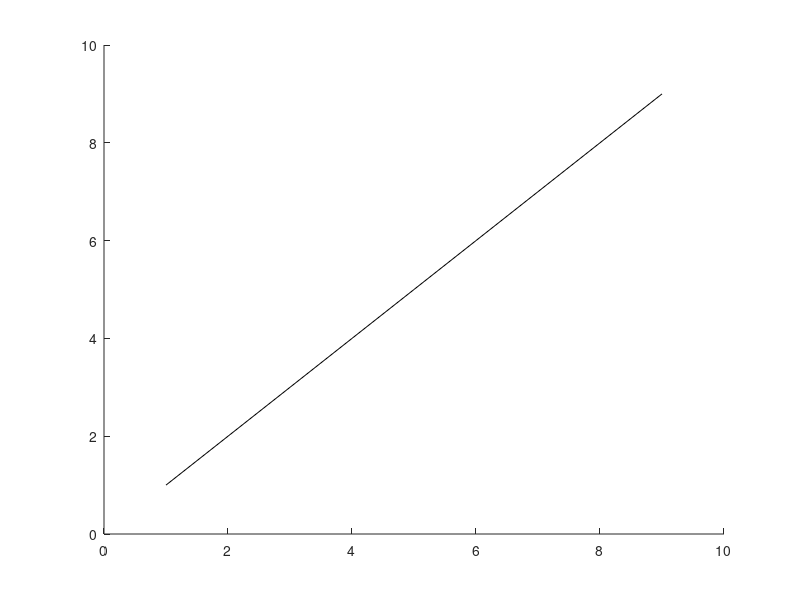

This figure's MATLAB source: (Note: this script raises an error after producing the figure.)
% This script plots spatial information that wasn't used for regrouping, as
% a sanity check to compare with existing literature on parallel fibre
% bouton information (Pichitpornchai et al., 1994; Shepherd et al., 2002)

clear all; clc
addpath('From CNMF_E/')
addpath('Utilities/')

%basedir = '~/Documents/ParallelFibres/Data/';
basedir = 'C:\Users\SilverLab\Documents\Alex\ParallelFibres\Data\';

datasets = {'FL87_180501_11_03_09',...  1
            'FL87_180501_10_47_25',...  2
            'FL87_180501_10_36_14',...  3 
            'FL87_180220_10_38_55',...  4
            'FL77_180213_10_46_41',...  5
            'FL_S_170906_11_26_25',...  6
            'FL_S_170905_10_40_52',...  7            
            'FL45_170125_14_47_04'}; %  8

d_all = cell(8,1);


figure, hold on, plot(1:9,'k')
for dataset_ix = 1:8
    
    fname = datasets{dataset_ix};
    
    load([basedir,fname,'/processed/',fname,'_GroupedData.mat'],'Ain_rois','Cn','ix_axons_to_rois');
    
    load([basedir,fname,'/raw/Patch001.mat'],'d1','d2','Pixel_size')
    
    Numb_patches = size(Cn,1);

    d = [];
    for patch_no = 1:Numb_patches
        temp = get_interbouton_dist(Ain_rois{patch_no},[d1,d2],ix_axons_to_rois{patch_no},Pixel_size);
        d = [d; temp];
    end
    
    d_all{dataset_ix} = d;
    
    [dataset_ix, mean(d), std(d)]
    plot(mean(d),std(d),'o','MarkerEdgeColor','k','MarkerFaceColor','w')
end
set(gca,'FontSize',15)
xlabel('Mean distance (\mu m)')
ylabel('Standard deviation (\mu m)')
saveas(gcf,[basedir,'/figs/intervaricosity_distances_mean_std.png']);

figure, histogram(vertcat(d_all{:}))
set(gca,'FontSize',15)
xlabel('Intervaricosity distance (\mu m)')
ylabel('Number')
saveas(gcf,[basedir,'/figs/intervaricosity_distances_histogram.png']);

[mean(vertcat(d_all{:})), std(vertcat(d_all{:}))]
